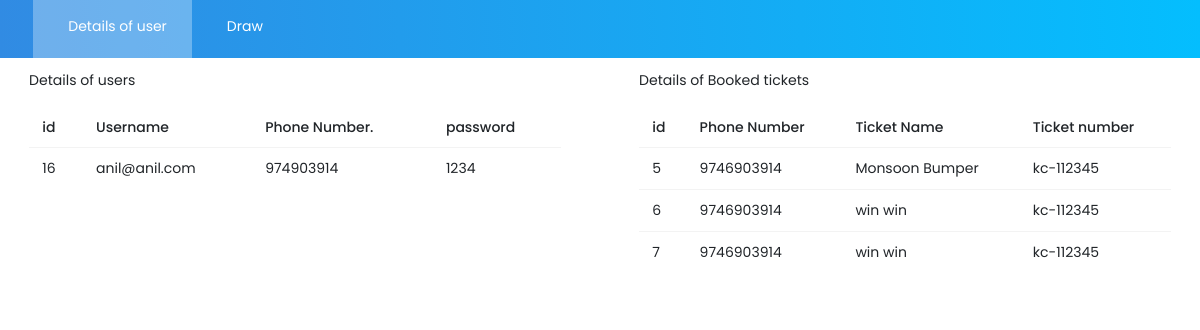
/admin1.php, run on an earlier commit of the app's database.
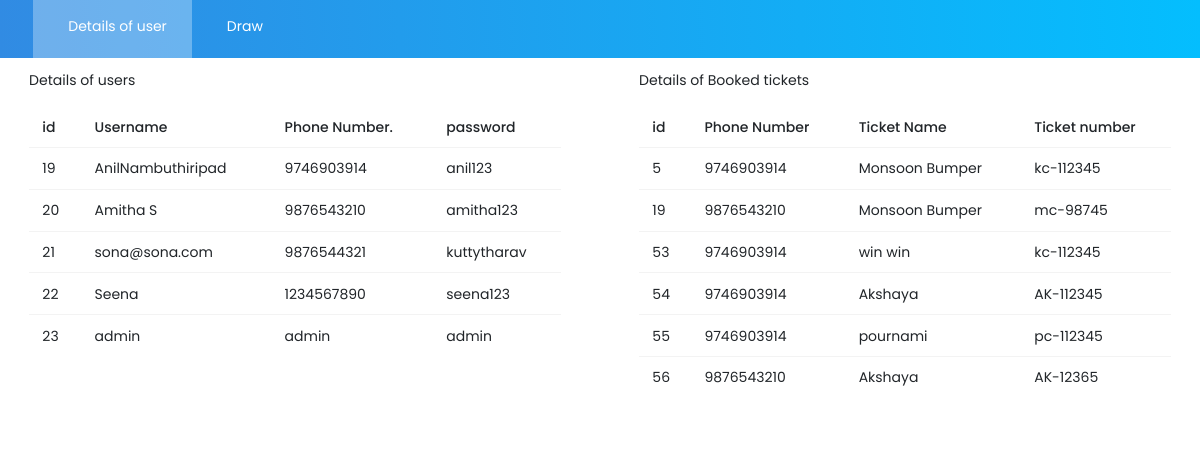
And on a later commit of the database.
### tables this page shows
CREATE TABLE `user` (
  `id` int(11) NOT NULL,
  `username` varchar(54) NOT NULL,
  `number` varchar(12) NOT NULL,
  `password` varchar(54) NOT NULL
);

CREATE TABLE `book` (
  `id` int(11) NOT NULL,
  `phno` varchar(30) NOT NULL,
  `tcname` varchar(30) NOT NULL,
  `number` varchar(20) NOT NULL
);

### admin1.php (the view, shortened to what this page needs)
<!DOCTYPE html>
<html lang="en">
<head>
<body onload="load()">
    <link rel="stylesheet" type="text/css" href="css/style.css">
</head>
    <nav class="navbar col-lg-12 col-12 p-0 fixed-top d-flex flex-row">
        <div class="navbar-menu-wrapper d-flex align-items-center">
                      <ul class="navbar-nav navbar-nav-left header-links d-none d-md-flex">
                        <li class="nav-item active">
                          <a href="#29" class="nav-link"><i class="mdi mdi-image-filter"></i>Details of user</a>
                        </li>
                        <li class="nav-item">
                          <a href="#30" class="nav-link"><i class="mdi mdi-email-outline"></i>Draw</a>
                        </li>
                      </ul>
                    </div>
                  </nav>
           <div class="row" id='29'>
            <div class="col-lg-6 grid-margin stretch-card">
              <div class="card">
                <div class="card-body">
                  <h4 class="card-title">User Details</h4>
                   <p class="card-description">
                    Details of users <code></code>
                  </p>
                  <?php
				           include('php/conn.php');
                   $query = mysqli_query($con, "SELECT * FROM `user`");
                  ?>
                  <table class="table">
                    <thead>
                      <tr>
                      <th>id</th>
                        <th>Username</th>
                        <th>Phone Number.</th>
                        <th>password</th>
                      </tr>
                    </thead>
                    <?php
                   while($row = mysqli_fetch_array($query))
                 {
                 echo "<tr><td>".$row['id']."</td><td>".$row['username']."</td><td>".$row['number']."</td><td>".$row['password']."</td></tr>";
                  }?>
                  </table>
                </div>
              </div>
            </div>
            <div class="col-lg-6 grid-margin stretch-card">
              <div class="card">
                <div class="card-body">
                  <h4 class="card-title">User Details</h4>
                  <p class="card-description">
                    Details of Booked tickets <code></code>
                  </p>
                  <?php
				  include('php/conn.php');
                  $query = mysqli_query($con, "SELECT * FROM `book`");
                  ?>
                  <table class="table">
                    <thead>
                      <tr>
                      <th>id</th>
                        <th >Phone Number</th>
                        <th>Ticket Name</th>
                        <th>Ticket number</th>
                      </tr>
                    </thead>
                    <?php
                   while($row = mysqli_fetch_array($query))
                 {
                 echo "<tr><td>".$row['id']."</td><td>".$row['phno']."</td><td>".$row['tcname']."</td ><td>".$row['number']."</td></tr>";
                  }?>
                  </table>
                </div>
                </div>
                </div>

What changed in the data, as far as the page shows it:
removed user: id "16", username "anil@anil.com", number "974903914", password "1234"
removed book: id "6", phno "9746903914", tcname "win win", number "kc-112345"
removed book: id "7", phno "9746903914", tcname "win win", number "kc-112345"
added user: id "19", username "AnilNambuthiripad", number "9746903914", password "anil123"
added user: id "20", username "Amitha S", number "9876543210", password "amitha123"
added user: id "21", username "sona@sona.com", number "9876544321", password "kuttytharav"
added user: id "22", username "Seena", number "1234567890", password "seena123"
added user: id "23", username "admin", number "admin", password "admin"
added book: id "19", phno "9876543210", tcname "Monsoon Bumper", number "mc-98745"
added book: id "53", phno "9746903914", tcname "win win", number "kc-112345"
added book: id "54", phno "9746903914", tcname "Akshaya", number "AK-112345"
added book: id "55", phno "9746903914", tcname "pournami", number "pc-112345"
added book: id "56", phno "9876543210", tcname "Akshaya", number "AK-12365"
